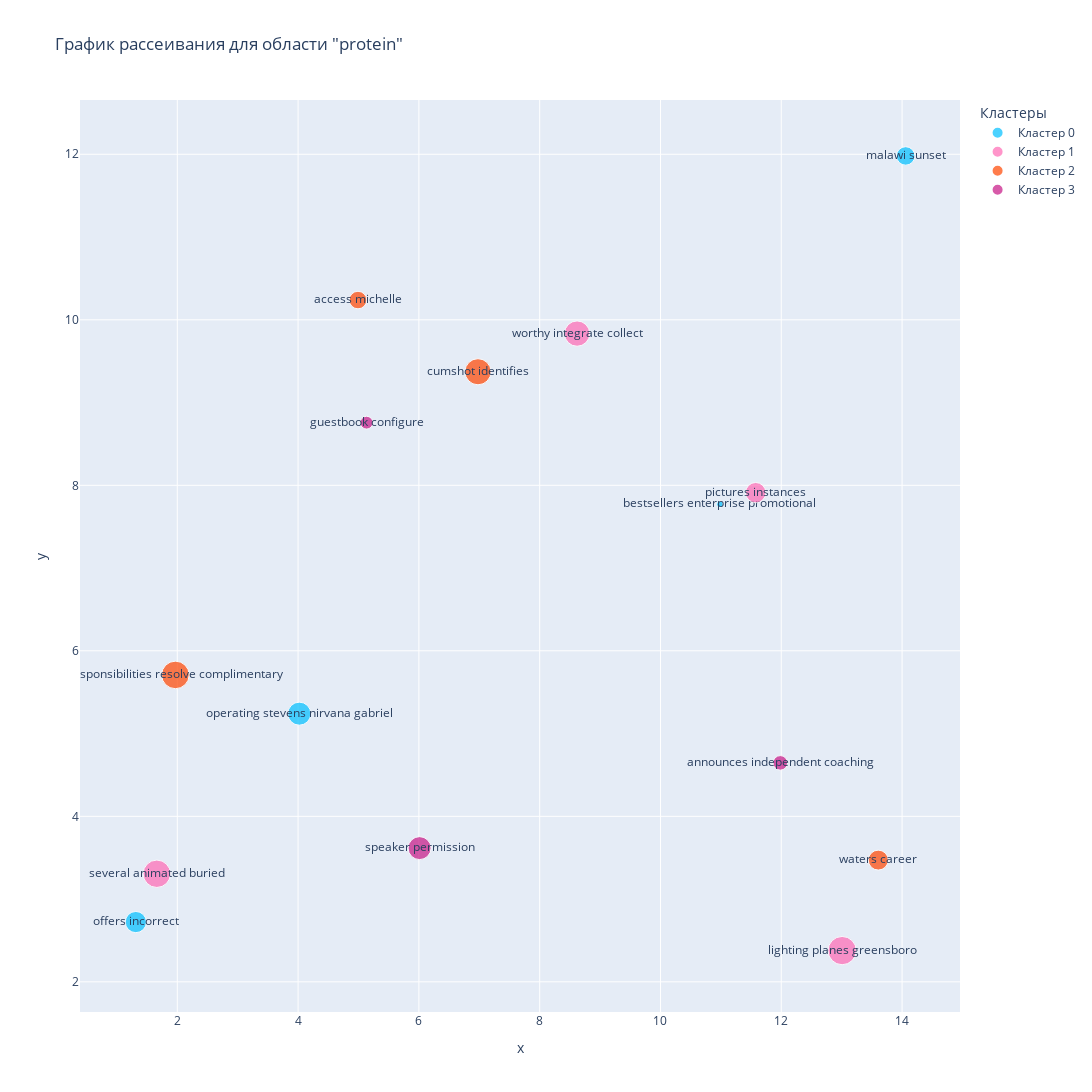

Write notebook code for a chart like this one.
### Code cell
fig_protein = px.scatter(data_frame=data[data['area'] == 'protein'], 
                             x='x', 
                             y='y', 
                             title='График рассеивания для области "protein"',
                             color='cluster_name',
                             color_discrete_sequence=colors_hex[13:17],
                             size='count',
                             width=1500,
                             height=1500,
                             text='keyword',
                             labels={'cluster_name':'Кластеры'}
                             )
fig_protein.show()
fig_protein.write_html("fig_protein.html", full_html=False)

### Figure 1 — Plotly figure (JSON) as saved in the notebook; plotly's stock layout.template omitted (floating-point values rounded to 4 significant figures)
{"data": [{"hovertemplate": "Кластеры=Кластер 0<br>x=%{x}<br>y=%{y}<br>count=%{marker.size}<br>keyword=%{text}<extra></extra>", "legendgroup": "Кластер 0", "marker": {"color": "#00BFFF", "size": [99, 1206, 1022, 776], "sizemode": "area", "sizeref": 4.545, "symbol": "circle"}, "mode": "markers+text", "name": "Кластер 0", "orientation": "v", "showlegend": true, "text": ["bestsellers enterprise promotional", "operating stevens nirvana gabriel", "offers incorrect", "malawi sunset"], "type": "scatter", "x": [10.98, 4.02, 1.314, 14.06], "xaxis": "x", "y": [7.771, 5.241, 2.722, 11.98], "yaxis": "y"}, {"hovertemplate": "Кластеры=Кластер 1<br>x=%{x}<br>y=%{y}<br>count=%{marker.size}<br>keyword=%{text}<extra></extra>", "legendgroup": "Кластер 1", "marker": {"color": "#FF69B4", "size": [1818, 1455, 936, 1705], "sizemode": "area", "sizeref": 4.545, "symbol": "circle"}, "mode": "markers+text", "name": "Кластер 1", "orientation": "v", "showlegend": true, "text": ["lighting planes greensboro", "worthy integrate collect", "pictures instances", "several animated buried"], "type": "scatter", "x": [13.01, 8.619, 11.58, 1.661], "xaxis": "x", "y": [2.378, 9.833, 7.911, 3.306], "yaxis": "y"}, {"hovertemplate": "Кластеры=Кластер 2<br>x=%{x}<br>y=%{y}<br>count=%{marker.size}<br>keyword=%{text}<extra></extra>", "legendgroup": "Кластер 2", "marker": {"color": "#FF4500", "size": [904, 697, 1547, 1725], "sizemode": "area", "sizeref": 4.545, "symbol": "circle"}, "mode": "markers+text", "name": "Кластер 2", "orientation": "v", "showlegend": true, "text": ["waters career", "access michelle", "cumshot identifies", "responsibilities resolve complimentary"], "type": "scatter", "x": [13.61, 4.992, 6.979, 1.969], "xaxis": "x", "y": [3.471, 10.24, 9.372, 5.709], "yaxis": "y"}, {"hovertemplate": "Кластеры=Кластер 3<br>x=%{x}<br>y=%{y}<br>count=%{marker.size}<br>keyword=%{text}<extra></extra>", "legendgroup": "Кластер 3", "marker": {"color": "#C71585", "size": [374, 1197, 480], "sizemode": "area", "sizeref": 4.545, "symbol": "circle"}, "mode": "markers+text", "name": "Кластер 3", "orientation": "v", "showlegend": true, "text": ["guestbook configure", "speaker permission", "announces independent coaching"], "type": "scatter", "x": [5.134, 6.011, 11.98], "xaxis": "x", "y": [8.757, 3.616, 4.646], "yaxis": "y"}], "layout": {"height": 1500, "legend": {"itemsizing": "constant", "title": {"text": "Кластеры"}, "tracegroupgap": 0}, "title": {"text": "График рассеивания для области \"protein\""}, "width": 1500, "xaxis": {"anchor": "y", "domain": [0, 1], "title": {"text": "x"}}, "yaxis": {"anchor": "x", "domain": [0, 1], "title": {"text": "y"}}}}
